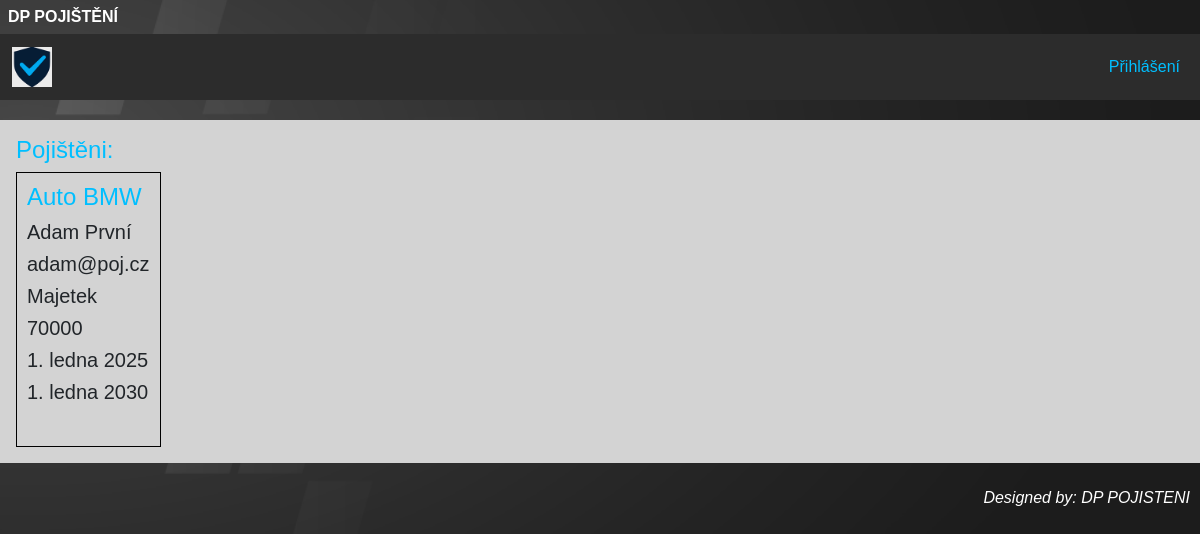
The page /pojistenci/11/pojisteni_detail/ on the database as committed earlier.
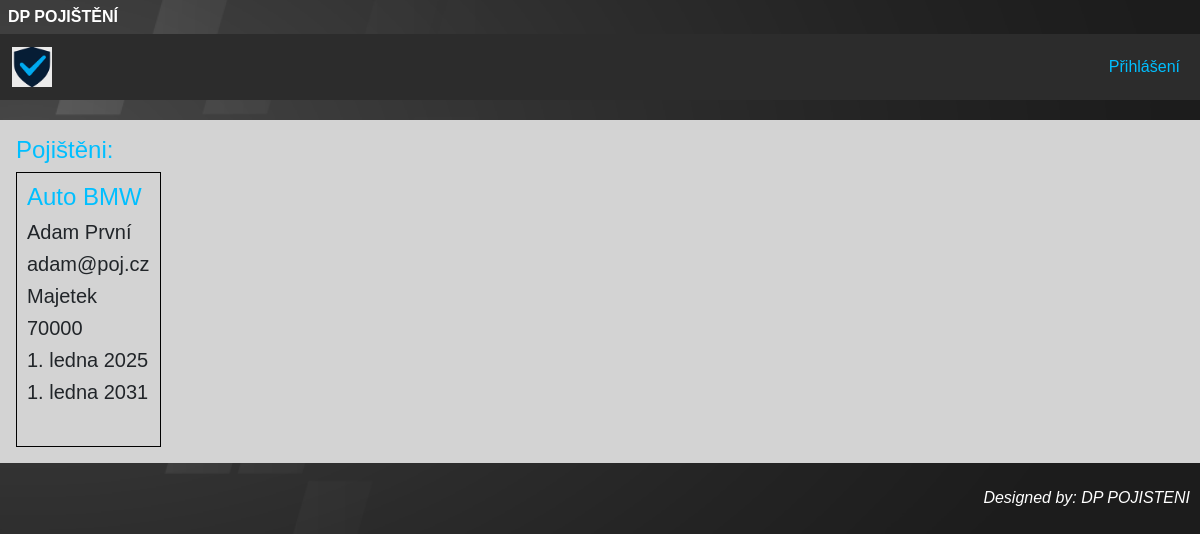
The same page on the database as committed later.
### pojistenci/models.py (models this page shows, shortened)
class Pojisteni(models.Model):
    pojistenec = models.ForeignKey(Pojistenec, on_delete=models.CASCADE)
    typ = models.CharField(max_length=100, validators=[alphanum_space_dash_validator, min_length_validator, max_length_validator])
    castka = models.IntegerField(validators=[castka_min_validator, castka_max_validator])
    predmet_pojisteni = models.CharField(max_length=100, validators=[alphanum_space_dash_validator, min_length_validator, max_length_validator])
    platnost_od = models.DateField()
    platnost_do = models.DateField()
    class Meta:
        verbose_name = "Pojištění"
        verbose_name_plural = "Pojištění"

class Pojistenec(models.Model):
    jmeno = models.CharField(max_length=100, validators=[text_validator, min_length_validator, max_length_validator])
    prijmeni = models.CharField(max_length=100, validators=[text_validator, min_length_validator, max_length_validator])
    email = models.EmailField(max_length=100, validators=[EmailValidator(), max_length_validator])
    telefon = models.CharField(max_length=22, validators=[telefon_validator])
    ulice = models.CharField(max_length=100, validators=[alphanum_space_dash_validator, min_length_validator, max_length_validator])
    cislo = models.CharField(max_length=100, validators=[alphanum_space_dash_validator, max_length_validator])
    mesto = models.CharField(max_length=100, validators=[alphanum_space_dash_validator, min_length_validator, max_length_validator])
    psc = models.CharField(max_length=6, validators=[psc_validator])
    class Meta:
        verbose_name = "Pojištěnec"
        verbose_name_plural = "Pojištěnci"

### pojistenci/views.py (the view, shortened to what this page needs)
# urls.py: path("<int:pk>/pojisteni_detail/", views.CurrentPojisteni.as_view(), name="pojisteni_detail"),
class CurrentPojisteni(generic.DetailView):
    model = Pojisteni
    template_name = "pojistenci/pojisteni_detail.html"

### pojistenci/templates/pojistenci/pojisteni_detail.html (shortened to what this page needs)
{% extends "base.html" %}
{% block content %}
<h4> Pojištěni: </h4>
<div class="boxik">
  <h4> {{ pojisteni.predmet_pojisteni }} </h4>
  <h5> {{ pojisteni.pojistenec.jmeno }} {{ pojisteni.pojistenec.prijmeni }}</h5>
  <h5> {{ pojisteni.pojistenec.email }} </h5>
  <h5> {{ pojisteni.typ }} </h5>
  <h5> {{ pojisteni.castka }} </h5>
  <h5> {{ pojisteni.platnost_od }} </h5>
  <h5> {{ pojisteni.platnost_do }} </h5><br>
</div>
{% endblock %}

Rows that differ between the two databases and show on the page:
changed Pojisteni "Auto BMW": platnost_do "1. ledna 2030" → "1. ledna 2031"
